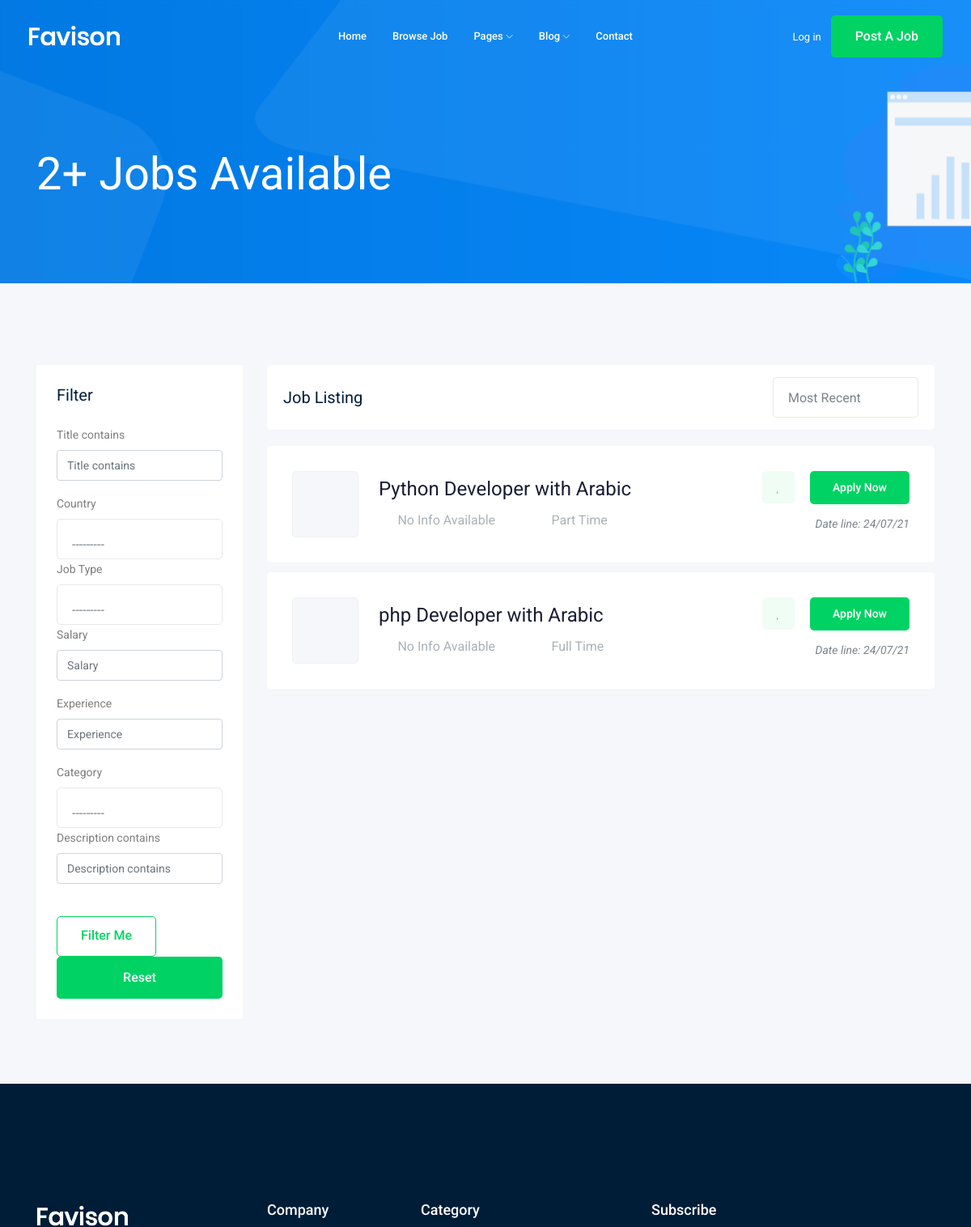
The page /jobs/ (upper part) on the database as committed earlier.
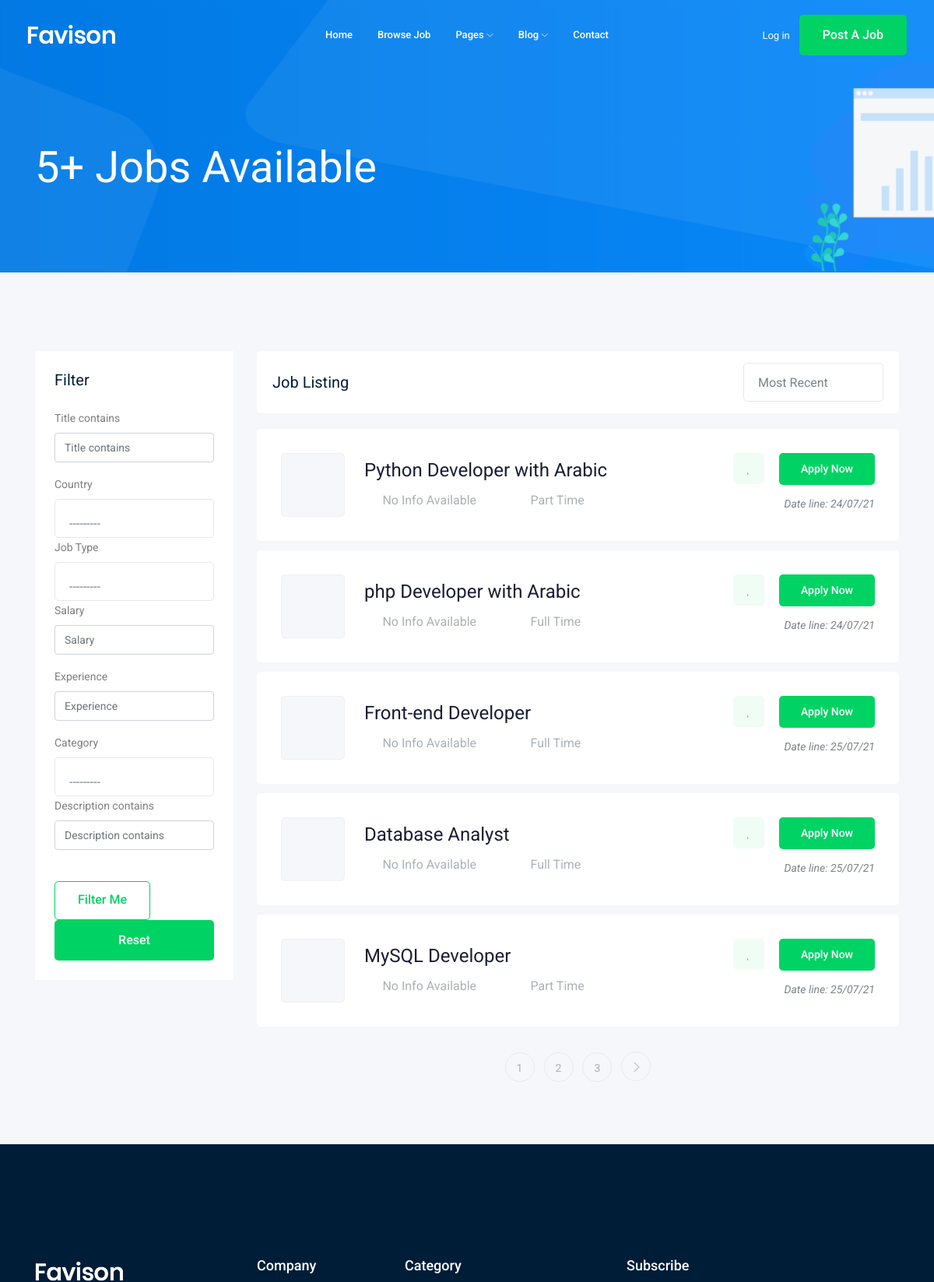
The same page on the database as committed later.
### job/models.py (models this page shows, shortened)
class Job(models.Model):
    JOBowner = models.ForeignKey(User, related_name="job_owner", on_delete=models.CASCADE, verbose_name=_("Job Owner"))
    JOBTitle = models.CharField(max_length=100, verbose_name=_("Title"))
    PRFCountry = CountryField(blank=True, null=True, verbose_name=_("Country"))
    JOBJobtype = models.CharField(max_length=15, choices=JOB_TYPES,verbose_name=_('Job Type'))
    JOBDescription = models.TextField(max_length=1000, verbose_name=_("Description"))
    JOBCreated_at = models.DateTimeField(auto_now=True, verbose_name=_("Date Created"))
    JOBVacancy = models.IntegerField(default=1, verbose_name=_("Vacancy"))
    JOBSalary = models.IntegerField(default=0, verbose_name=_("Salary"))
    JOBExperience = models.IntegerField(default=1, verbose_name=_("Experience"))
    JOBCategory = models.ForeignKey('Category', on_delete=models.CASCADE, verbose_name=_("Category"))
    JOBImage = models.ImageField(upload_to=image_upload, blank=True, null=True, verbose_name=_("Image"))
    JOBSlug = models.SlugField(blank=True, null=True, verbose_name=_("Slug"))
    class Meta:
        verbose_name= _("Job")
        verbose_name_plural = _("Jobs")

### job/views.py (the view)
# urls.py: path('', views.job_list, name='job_list'),
def job_list(request):
    job_list = Job.objects.all()
    myfilter = JobFilter(request.GET, queryset=job_list)
    job_list=myfilter.qs
    page_object = pagination_func(request, job_list)
    context = {'jobs': page_object, 'myfilter' : myfilter}
    return render(request, 'job/job_list.html', context)

### job/models.py (called while the page is built)
    def __str__(self):
        return self.CATName

### job/views.py (called while the page is built)
def pagination_func(request, list):
    paginator = Paginator(list, 5) # Show 25 contacts per page.
    page_number = request.GET.get('page')
    return paginator.get_page(page_number)

### job/templates/job/job_list.html (shortened to what this page needs)
{% extends 'base.html' %}
{% load bootstrap4 %}
{% block body %}
    <div class="bradcam_area bradcam_bg_1">
        <div class="container">
            <div class="row">
                <div class="col-xl-12">
                    <div class="bradcam_text">
                        <h3>{{jobs|length}}+ Jobs Available</h3>
                    </div>
                </div>
            </div>
        </div>
    </div>
    <div class="job_listing_area plus_padding">
        <div class="container">
            <div class="row">
                <div class="col-lg-3">
                    <div class="job_filter white-bg">
                        <div class="form_inner white-bg">
                            <h3>Filter</h3>
                            <form method="GET">
                                {% bootstrap_form myfilter.form %}
                                {% buttons %}
                                    <button type="submit" class="boxed-btn4 mt-4">Filter me</button>
                                {% endbuttons %}
                            </form>
                        </div>
                        <div class="reset_btn">
                            <button  class="boxed-btn3 w-100" type="submit">Reset</button>
                        </div>
                    </div>
                </div>
                <div class="col-lg-9">
                    <div class="recent_joblist_wrap">
                        <div class="recent_joblist white-bg ">
                            <div class="row align-items-center">
                                <div class="col-md-6">
                                    <h4>Job Listing</h4>
                                </div>
                                <div class="col-md-6">
                                    <div class="serch_cat d-flex justify-content-end">
                                    </div>
                                </div>
                            </div>
                        </div>
                    </div>
                    <div class="job_lists m-0">
                        <div class="row">
                        {% if jobs %}
                            {% for job in jobs %}
                                <div class="col-lg-12 col-md-12">
                                    <div class="single_jobs white-bg d-flex justify-content-between">
                                        <div class="jobs_left d-flex align-items-center">
                                            <div class="thumb">
                                            </div>
                                            <div class="jobs_conetent">
                                                <a href="{% url 'jobs:job_detail' job.JOBSlug %}"><h4>{{job.JOBTitle}}</h4></a>
                                                <div class="links_locat d-flex align-items-center">
                                                    <div class="location">
                                                        <p> <i class="fa fa-map-marker"></i>
                                                            {% if job.PRFCountry %}
                                                                {{job.PRFCountry}}
                                                            {% else %}
                                                                No Info Available
                                                            {% endif %}
                                                        </p>
                                                    </div>
                                                    <div class="location">
                                                        <p> <i class="fa fa-clock-o"></i>{{job.JOBJobtype}}</p>
                                                    </div>
                                                </div>
                                            </div>
                                        </div>
                                        <div class="jobs_right">
                                            <div class="apply_now">
                                                <a class="heart_mark" href="#"> <i class="fa fa-heart"></i> </a>
                                                <a href="{% url 'jobs:job_detail' job.JOBSlug %}" class="boxed-btn3">Apply Now</a>
                                            </div>
                                            <div class="date">
                                                <p>Date line: {{job.JOBCreated_at | date:'d/m/y'}}</p>
                                            </div>
                                        </div>
                                    </div>
                                </div>
                            {% endfor %}
                        {% endif %}
                        </div>
                        {% if jobs.has_other_pages %}
                            <div class="row">
                                <div class="col-lg-12">
                                    <div class="pagination_wrap">
                                        <ul>
                                            {% for i in jobs.paginator.page_range %}
                                                {% if jobs.number == i %}
                                                    <li><a href="#"><span>{{i}}</span></a></li>
                                                {% else %}
                                                    <li><a href="?page={{i}}"><span>{{i}}</span></a></li>
                                                {% endif %}
                                            {% endfor %}
                                            {% if jobs.has_next %}
                                                <li><a href="?page={{jobs.next_page_number}}"> <i class="ti-angle-right"></i> </a></li>
                                            {% endif %}
                                        </ul>
                                    </div>
                                </div>
                            </div>
                        {% endif %}
                    </div>
                </div>
            </div>
        </div>
    </div>
{% endblock body%}

### templates/base.html (shortened to what this page needs)
{% load static %}
<!doctype html>
<html class="no-js" lang="zxx">
<head>
    <link rel="stylesheet" href="{% static 'css/bootstrap.min.css' %}">
    <link rel="stylesheet" href="{% static 'css/owl.carousel.min.css' %}">
    <link rel="stylesheet" href="{% static 'css/magnific-popup.css' %}">
    <link rel="stylesheet" href="{% static 'css/font-awesome.min.css' %}">
    <link rel="stylesheet" href="{% static 'css/themify-icons.css' %}">
    <link rel="stylesheet" href="{% static 'css/nice-select.css' %}">
    <link rel="stylesheet" href="{% static 'css/flaticon.css' %}">
    <link rel="stylesheet" href="{% static 'css/jquery-ui.css' %}">
    <link rel="stylesheet" href="{% static 'css/gijgo.css' %}">
    <link rel="stylesheet" href="{% static 'css/animate.min.css' %}">
    <link rel="stylesheet" href="{% static 'css/slicknav.css' %}">
    <link rel="stylesheet" href="{% static 'css/style.css' %}">
</head>
<body>
    <header>
        <div class="header-area ">
            <div id="sticky-header" class="main-header-area">
                <div class="container-fluid ">
                    <div class="header_bottom_border">
                        <div class="row align-items-center">
                            <div class="col-xl-3 col-lg-2">
                                <div class="logo">
                                    <a href="index.html">
                                        <img src="img/logo.png" alt="">
                                    </a>
                                </div>
                            </div>
                            <div class="col-xl-6 col-lg-7">
                                <div class="main-menu  d-none d-lg-block">
                                    <nav>
                                        <ul id="navigation">
                                            <li><a href="index.html">home</a></li>
                                            <li><a href="jobs.html">Browse Job</a></li>
                                            <li><a href="#">pages <i class="ti-angle-down"></i></a>
                                            </li>
                                            <li><a href="#">blog <i class="ti-angle-down"></i></a>
                                            </li>
                                            <li><a href="contact.html">Contact</a></li>
                                        </ul>
                                    </nav>
                                </div>
                            </div>
                            <div class="col-xl-3 col-lg-3 d-none d-lg-block">
                                <div class="Appointment">
                                    <div class="phone_num d-none d-xl-block">
                                        <a href="#">Log in</a>
                                    </div>
                                    <div class="d-none d-lg-block">
                                        <a class="boxed-btn3" href="#">Post a Job</a>
                                    </div>
                                </div>
                            </div>
                            <div class="col-12">
                            </div>
                        </div>
                    </div>
                </div>
            </div>
        </div>
    </header>
{% block body %}
{% endblock body%}
    <footer class="footer">
        <div class="footer_top">
            <div class="container">
                <div class="row">
                    <div class="col-xl-3 col-md-6 col-lg-3">
                        <div class="footer_widget wow fadeInUp" data-wow-duration="1s" data-wow-delay=".3s">
                            <div class="footer_logo">
                                <a href="#">
                                    <img src="img/logo.png" alt="">
                                </a>
                            </div>
                        </div>
                    </div>
                    <div class="col-xl-2 col-md-6 col-lg-2">
                        <div class="footer_widget wow fadeInUp" data-wow-duration="1.1s" data-wow-delay=".4s">
                            <h3 class="footer_title">
                                Company
                            </h3>
                        </div>
                    </div>
                    <div class="col-xl-3 col-md-6 col-lg-3">
                        <div class="footer_widget wow fadeInUp" data-wow-duration="1.2s" data-wow-delay=".5s">
                            <h3 class="footer_title">
                                Category
                            </h3>
                        </div>
                    </div>
                    <div class="col-xl-4 col-md-6 col-lg-4">
                        <div class="footer_widget wow fadeInUp" data-wow-duration="1.3s" data-wow-delay=".6s">
                            <h3 class="footer_title">
                                Subscribe
                            </h3>
                        </div>
                    </div>
                </div>
            </div>
        </div>
    </footer>
</body>
</html>

Rows that differ between the two databases and show on the page:
added Job: JOBTitle "Front-end Developer", shows "No Info Available", JOBJobtype "Full Time", JOBCreated_at "25/07/21"
added Job: JOBTitle "Database Analyst", shows "No Info Available", JOBJobtype "Full Time", JOBCreated_at "25/07/21"
added Job: JOBTitle "MySQL Developer", shows "No Info Available", JOBJobtype "Part Time", JOBCreated_at "25/07/21"
Other text that changed with them:
{{ jobs|length }}: "2" → "5"
new list line: "1"
new list line: "2"
new list line: "3"
